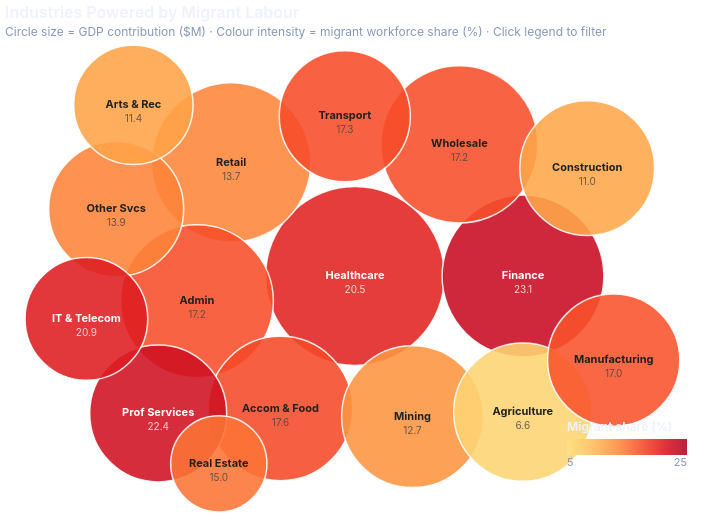

Vega-Lite specification for this chart:
### Vega-Lite specification from a JSON file in a GitHub repository (floating-point values rounded to 4 significant figures)
{"$schema": "https://vega.github.io/schema/vega-lite/v5.json", "title": {"text": "Industries Powered by Migrant Labour", "subtitle": "Circle size = GDP contribution ($M) · Colour intensity = migrant workforce share (%) · Click legend to filter", "fontSize": 16, "subtitleFontSize": 12, "anchor": "start"}, "width": 700, "height": 420, "data": {"values": [{"Industry": "Healthcare", "Short": "Healthcare", "Migrant": 20.5, "GDP": 218613, "Sector": "Healthcare", "x": 350.0, "y": 210.0, "r": 90.0}, {"Industry": "Finance & Insurance", "Short": "Finance", "Migrant": 23.1, "GDP": 125966, "Sector": "Finance", "x": 518.0, "y": 210.0, "r": 72.6}, {"Industry": "Retail Trade", "Short": "Retail", "Migrant": 13.7, "GDP": 115270, "Sector": "Trade", "x": 226.1, "y": 323.5, "r": 70.2}, {"Industry": "Wholesale Trade", "Short": "Wholesale", "Migrant": 17.2, "GDP": 106035, "Sector": "Trade", "x": 454.4, "y": 341.6, "r": 68.1}, {"Industry": "Admin & Support", "Short": "Admin", "Migrant": 17.2, "GDP": 90499, "Sector": "Business", "x": 192.0, "y": 184.8, "r": 64.1}, {"Industry": "Accom & Food", "Short": "Accom & Food", "Migrant": 17.6, "GDP": 64388, "Sector": "Hospitality", "x": 275.5, "y": 77.5, "r": 56.6}, {"Industry": "Mining", "Short": "Mining", "Migrant": 12.7, "GDP": 57726, "Sector": "Resources", "x": 407.5, "y": 69.3, "r": 54.4}, {"Industry": "Agriculture", "Short": "Agriculture", "Migrant": 6.6, "GDP": 49807, "Sector": "Resources", "x": 517.8, "y": 73.9, "r": 51.5}, {"Industry": "Professional Svcs", "Short": "Prof Services", "Migrant": 22.4, "GDP": 46753, "Sector": "Business", "x": 153.2, "y": 72.6, "r": 50.4}, {"Industry": "Other Services", "Short": "Other Svcs", "Migrant": 13.9, "GDP": 42875, "Sector": "Business", "x": 111.2, "y": 277.0, "r": 48.8}, {"Industry": "Construction", "Short": "Construction", "Migrant": 11.0, "GDP": 42419, "Sector": "Industry", "x": 582.2, "y": 317.8, "r": 48.6}, {"Industry": "Manufacturing", "Short": "Manufacturing", "Migrant": 17.0, "GDP": 37870, "Sector": "Industry", "x": 608.7, "y": 125.9, "r": 46.6}, {"Industry": "Transport", "Short": "Transport", "Migrant": 17.3, "GDP": 35764, "Sector": "Logistics", "x": 339.8, "y": 369.7, "r": 45.7}, {"Industry": "IT & Telecom", "Short": "IT & Telecom", "Migrant": 20.9, "GDP": 24069, "Sector": "Technology", "x": 81.4, "y": 167.1, "r": 39.3}, {"Industry": "Arts & Recreation", "Short": "Arts & Rec", "Migrant": 11.4, "GDP": 20523, "Sector": "Recreation", "x": 128.4, "y": 381.1, "r": 36.9}, {"Industry": "Real Estate", "Short": "Real Estate", "Migrant": 15.0, "GDP": 10566, "Sector": "Finance", "x": 213.8, "y": 22.2, "r": 22.0}]}, "layer": [{"mark": {"type": "circle", "stroke": "white", "strokeWidth": 1.5}, "params": [{"name": "sector_select", "select": {"type": "point", "fields": ["Sector"]}, "bind": "legend"}], "encoding": {"x": {"field": "x", "type": "quantitative", "axis": null, "scale": {"domain": [0, 700]}}, "y": {"field": "y", "type": "quantitative", "axis": null, "scale": {"domain": [0, 420]}}, "size": {"field": "r", "type": "quantitative", "scale": {"range": [1900, 32000]}, "legend": null}, "color": {"field": "Migrant", "type": "quantitative", "scale": {"scheme": "yelloworangered", "domain": [5, 25]}, "legend": {"title": "Migrant share (%)", "orient": "bottom-right", "direction": "horizontal", "titleOrient": "top", "gradientLength": 120}}, "opacity": {"condition": {"param": "sector_select", "value": 0.88}, "value": 0.08}, "tooltip": [{"field": "Industry", "type": "nominal", "title": "Industry"}, {"field": "Sector", "type": "nominal", "title": "Sector"}, {"field": "Migrant", "type": "quantitative", "title": "Migrant share (%)", "format": ".1f"}, {"field": "GDP", "type": "quantitative", "title": "GDP ($M)", "format": ",.0f"}]}}, {"mark": {"type": "text", "fontSize": 11, "fontWeight": "bold", "align": "center", "baseline": "middle"}, "encoding": {"x": {"field": "x", "type": "quantitative", "scale": {"domain": [0, 700]}}, "y": {"field": "y", "type": "quantitative", "scale": {"domain": [0, 420]}}, "text": {"field": "Short", "type": "nominal"}, "opacity": {"condition": {"param": "sector_select", "value": 1}, "value": 0.08}, "color": {"condition": {"test": "datum.Migrant > 18", "value": "white"}, "value": "#222222"}}}, {"mark": {"type": "text", "fontSize": 10, "align": "center", "baseline": "middle", "dy": 14}, "encoding": {"x": {"field": "x", "type": "quantitative", "scale": {"domain": [0, 700]}}, "y": {"field": "y", "type": "quantitative", "scale": {"domain": [0, 420]}}, "text": {"field": "Migrant", "type": "quantitative", "format": ".1f"}, "opacity": {"condition": {"param": "sector_select", "value": 0.8}, "value": 0.05}, "color": {"condition": {"test": "datum.Migrant > 18", "value": "white"}, "value": "#444444"}}}], "config": {"font": "Inter, sans-serif", "background": "transparent", "view": {"stroke": null}, "axis": {"labelFont": "Inter, sans-serif", "titleFont": "Inter, sans-serif", "labelColor": "#8898ba", "titleColor": "#eef1ff", "tickColor": "rgba(255,255,255,0.15)", "domainColor": "rgba(255,255,255,0.15)", "gridColor": "rgba(255,255,255,0.08)", "grid": true, "labelFontSize": 11, "titleFontSize": 12, "titlePadding": 12}, "title": {"font": "Inter, sans-serif", "fontSize": 16, "fontWeight": 600, "color": "#eef1ff", "subtitleFont": "Inter, sans-serif", "subtitleFontSize": 12, "subtitleColor": "#8898ba", "subtitlePadding": 6}, "legend": {"labelFont": "Inter, sans-serif", "titleFont": "Inter, sans-serif", "labelColor": "#8898ba", "titleColor": "#eef1ff", "labelFontSize": 11, "titleFontSize": 12, "symbolSize": 100}, "text": {"font": "Inter, sans-serif", "color": "#eef1ff"}}}
